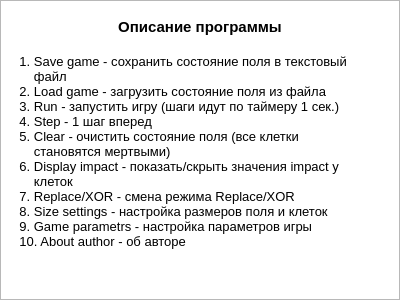
<?xml version="1.0" encoding="UTF-8"?>
<ui version="4.0">
 <class>DescriptionDialog</class>
 <widget class="QDialog" name="DescriptionDialog">
  <property name="geometry">
   <rect>
    <x>0</x>
    <y>0</y>
    <width>400</width>
    <height>300</height>
   </rect>
  </property>
  <property name="maximumSize">
   <size>
    <width>400</width>
    <height>300</height>
   </size>
  </property>
  <property name="windowTitle">
   <string>About game</string>
  </property>
  <property name="windowIcon">
   <iconset resource="resourses.qrc">
    <normaloff>:/new/resourse/images/about_game.png</normaloff>:/new/resourse/images/about_game.png</iconset>
  </property>
  <widget class="QTextBrowser" name="textBrowser">
   <property name="enabled">
    <bool>true</bool>
   </property>
   <property name="geometry">
    <rect>
     <x>0</x>
     <y>0</y>
     <width>400</width>
     <height>300</height>
    </rect>
   </property>
   <property name="maximumSize">
    <size>
     <width>400</width>
     <height>300</height>
    </size>
   </property>
   <property name="autoFillBackground">
    <bool>true</bool>
   </property>
   <property name="undoRedoEnabled">
    <bool>false</bool>
   </property>
   <property name="html">
    <string>&lt;!DOCTYPE HTML PUBLIC &quot;-//W3C//DTD HTML 4.0//EN&quot; &quot;http://www.w3.org/TR/REC-html40/strict.dtd&quot;&gt;
&lt;html&gt;&lt;head&gt;&lt;meta name=&quot;qrichtext&quot; content=&quot;1&quot; /&gt;&lt;style type=&quot;text/css&quot;&gt;
p, li { white-space: pre-wrap; }
&lt;/style&gt;&lt;/head&gt;&lt;body style=&quot; font-family:'MS Shell Dlg 2'; font-size:8.25pt; font-weight:400; font-style:normal;&quot;&gt;
&lt;p align=&quot;center&quot; style=&quot;-qt-paragraph-type:empty; margin-top:0px; margin-bottom:0px; margin-left:0px; margin-right:0px; -qt-block-indent:0; text-indent:0px;&quot;&gt;&lt;br /&gt;&lt;/p&gt;
&lt;p align=&quot;center&quot; style=&quot; margin-top:0px; margin-bottom:0px; margin-left:0px; margin-right:0px; -qt-block-indent:0; text-indent:0px;&quot;&gt;&lt;span style=&quot; font-size:11pt; font-weight:600;&quot;&gt;Описание программы&lt;/span&gt;&lt;/p&gt;
&lt;p align=&quot;center&quot; style=&quot;-qt-paragraph-type:empty; margin-top:0px; margin-bottom:0px; margin-left:0px; margin-right:0px; -qt-block-indent:0; text-indent:0px; font-size:11pt; font-weight:600;&quot;&gt;&lt;br /&gt;&lt;/p&gt;
&lt;p style=&quot; margin-top:0px; margin-bottom:0px; margin-left:0px; margin-right:0px; -qt-block-indent:0; text-indent:0px;&quot;&gt;&lt;span style=&quot; font-size:10pt;&quot;&gt;    1. Save game - сохранить состояние поля в текстовый &lt;/span&gt;&lt;/p&gt;
&lt;p style=&quot; margin-top:0px; margin-bottom:0px; margin-left:0px; margin-right:0px; -qt-block-indent:0; text-indent:0px;&quot;&gt;&lt;span style=&quot; font-size:10pt;&quot;&gt;        файл&lt;/span&gt;&lt;/p&gt;
&lt;p style=&quot; margin-top:0px; margin-bottom:0px; margin-left:0px; margin-right:0px; -qt-block-indent:0; text-indent:0px;&quot;&gt;&lt;span style=&quot; font-size:10pt;&quot;&gt;    2. Load game - загрузить состояние поля из файла&lt;/span&gt;&lt;/p&gt;
&lt;p style=&quot; margin-top:0px; margin-bottom:0px; margin-left:0px; margin-right:0px; -qt-block-indent:0; text-indent:0px;&quot;&gt;&lt;span style=&quot; font-size:10pt;&quot;&gt;    3. Run - запустить игру (шаги идут по таймеру 1 сек.)&lt;/span&gt;&lt;/p&gt;
&lt;p style=&quot; margin-top:0px; margin-bottom:0px; margin-left:0px; margin-right:0px; -qt-block-indent:0; text-indent:0px;&quot;&gt;&lt;span style=&quot; font-size:10pt;&quot;&gt;    4. Step - 1 шаг вперед&lt;/span&gt;&lt;/p&gt;
&lt;p style=&quot; margin-top:0px; margin-bottom:0px; margin-left:0px; margin-right:0px; -qt-block-indent:0; text-indent:0px;&quot;&gt;&lt;span style=&quot; font-size:10pt;&quot;&gt;    5. Clear - очистить состояние поля (все клетки &lt;/span&gt;&lt;/p&gt;
&lt;p style=&quot; margin-top:0px; margin-bottom:0px; margin-left:0px; margin-right:0px; -qt-block-indent:0; text-indent:0px;&quot;&gt;&lt;span style=&quot; font-size:10pt;&quot;&gt;        становятся мертвыми)&lt;/span&gt;&lt;/p&gt;
&lt;p style=&quot; margin-top:0px; margin-bottom:0px; margin-left:0px; margin-right:0px; -qt-block-indent:0; text-indent:0px;&quot;&gt;&lt;span style=&quot; font-size:10pt;&quot;&gt;    6. Display impact - показать/скрыть значения impact у &lt;/span&gt;&lt;/p&gt;
&lt;p style=&quot; margin-top:0px; margin-bottom:0px; margin-left:0px; margin-right:0px; -qt-block-indent:0; text-indent:0px;&quot;&gt;&lt;span style=&quot; font-size:10pt;&quot;&gt;        клеток&lt;/span&gt;&lt;/p&gt;
&lt;p style=&quot; margin-top:0px; margin-bottom:0px; margin-left:0px; margin-right:0px; -qt-block-indent:0; text-indent:0px;&quot;&gt;&lt;span style=&quot; font-size:10pt;&quot;&gt;    7. Replace/XOR - смена режима Replace/XOR&lt;/span&gt;&lt;/p&gt;
&lt;p style=&quot; margin-top:0px; margin-bottom:0px; margin-left:0px; margin-right:0px; -qt-block-indent:0; text-indent:0px;&quot;&gt;&lt;span style=&quot; font-size:10pt;&quot;&gt;    8. Size settings - настройка размеров поля и клеток&lt;/span&gt;&lt;/p&gt;
&lt;p style=&quot; margin-top:0px; margin-bottom:0px; margin-left:0px; margin-right:0px; -qt-block-indent:0; text-indent:0px;&quot;&gt;&lt;span style=&quot; font-size:10pt;&quot;&gt;    9. Game parametrs - настройка параметров игры&lt;/span&gt;&lt;/p&gt;
&lt;p style=&quot; margin-top:0px; margin-bottom:0px; margin-left:0px; margin-right:0px; -qt-block-indent:0; text-indent:0px;&quot;&gt;&lt;span style=&quot; font-size:10pt;&quot;&gt;    10. About author - об авторе&lt;/span&gt;&lt;/p&gt;&lt;/body&gt;&lt;/html&gt;</string>
   </property>
   <property name="overwriteMode">
    <bool>true</bool>
   </property>
   <property name="acceptRichText">
    <bool>true</bool>
   </property>
   <property name="textInteractionFlags">
    <set>Qt::NoTextInteraction</set>
   </property>
  </widget>
 </widget>
 <resources>
  <include location="resourses.qrc"/>
 </resources>
 <connections/>
</ui>
